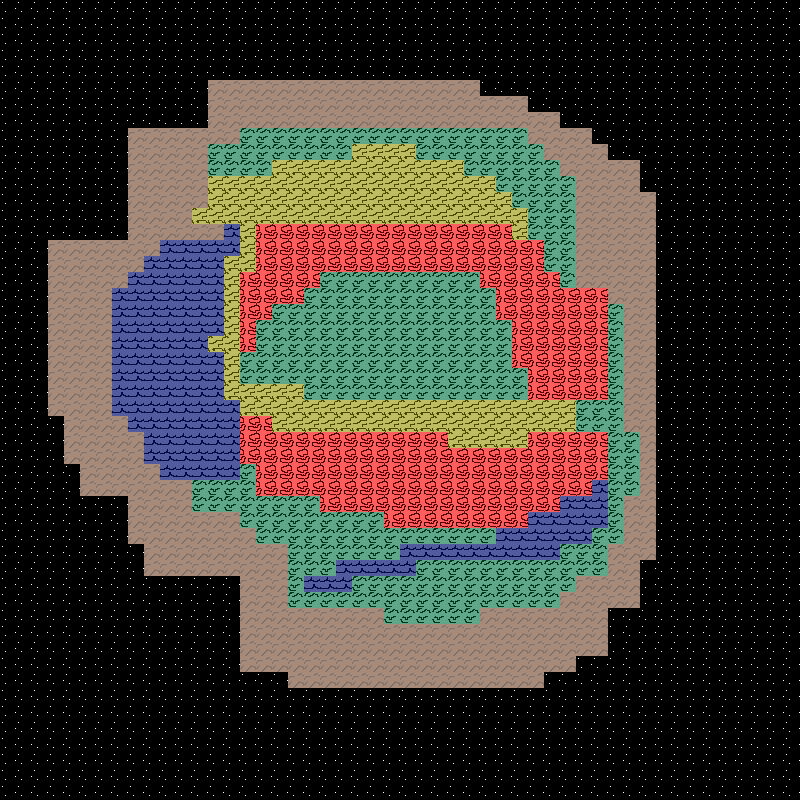

The image is a tile-based game level rendered from a .tmx file. Its description and source (layers, tilesets, objects; grid data summarised) follow:
An orthogonal 50x50 tile map with 16x16 px tiles, 4 tile layers (Space, Land, Lava, Water), 2 tilesets.

<map version="1.2" tiledversion="1.2.5" orientation="orthogonal" renderorder="right-up" width="50" height="50" tilewidth="16" tileheight="16" infinite="0" nextlayerid="17" nextobjectid="1">
 <tileset firstgid="1" name="map" tilewidth="16" tileheight="16" spacing="2" margin="2" tilecount="6" columns="2">
  <image source="map.png" width="38" height="56" />
  <tile id="0">
   <properties>
    <property name="name" value="lava" />
   </properties>
  </tile>
  <tile id="1">
   <properties>
    <property name="name" value="grass" />
   </properties>
  </tile>
  <tile id="2">
   <properties>
    <property name="name" value="water" />
   </properties>
  </tile>
  <tile id="3">
   <properties>
    <property name="name" value="yellowgrass" />
   </properties>
  </tile>
  <tile id="4">
   <properties>
    <property name="name" value="dirt" />
   </properties>
  </tile>
  <tile id="5">
   <properties>
    <property name="name" value="space" />
   </properties>
  </tile>
 </tileset>
 <tileset firstgid="7" name="Astro" tilewidth="16" tileheight="16" tilecount="1" columns="1">
  <image source="Astro.png" width="16" height="16" />
 </tileset>
 <layer id="2" name="Space" width="50" height="50" locked="1">
  <data>[2500 cells, 2500 non-empty, 1 distinct tile ids]</data>
 </layer>
 <layer id="1" name="Land" width="50" height="50" locked="1">
  <data>[2500 cells, 848 non-empty, 3 distinct tile ids]</data>
 </layer>
 <layer id="3" name="Lava" width="50" height="50" locked="1">
  <data>[2500 cells, 222 non-empty, 1 distinct tile ids]</data>
 </layer>
 <layer id="4" name="Water" width="50" height="50" locked="1">
  <data>[2500 cells, 130 non-empty, 1 distinct tile ids]</data>
 </layer>
 <objectgroup id="15" name="Entities" locked="1" />
</map>
